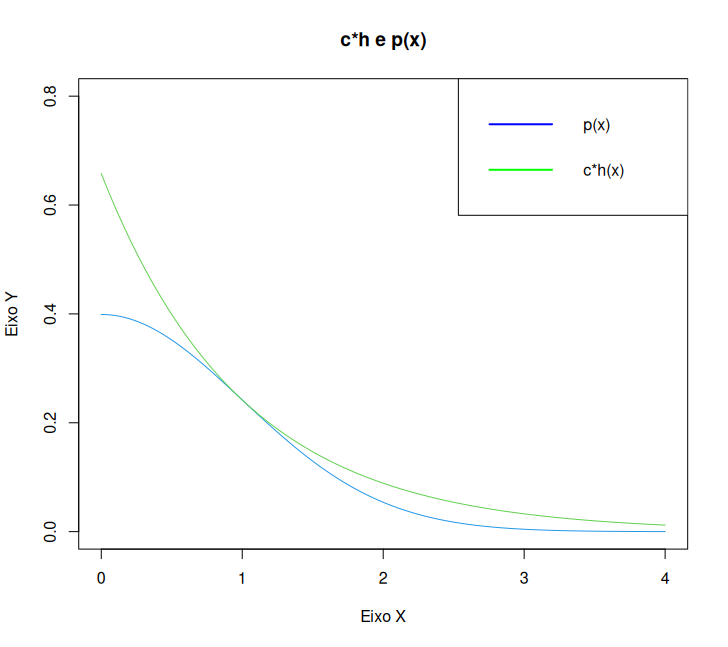

This chart was generated by the following R code:
p <- function(x)
{
  return ((1.0/sqrt(2*pi)) * exp((-x^2)/2))
}

h <- function(x)
{
  return (exp(-x))
}

x <- seq(0, 4, 0.01)
# p(x) <= c*h(x); após c isolado, para o menor c possível: achar o máximo da função
c <- exp(1/2)/sqrt(2*pi)  
y <- seq(0, 4, 0.01)

plot(x,
     p(x),
     type = "l",
     ylim = c(0, 0.8),
     col  = 4,
     main = "c*h e p(x)",
     xlab = "Eixo X",
     ylab = "Eixo Y")

lines(y,
      c*h(y),
      type = "l",
      col = 3)

legend("topright",
       legend = c("p(x)", "c*h(x)"),
       col = c("blue", "green"),
       lwd = 2)
